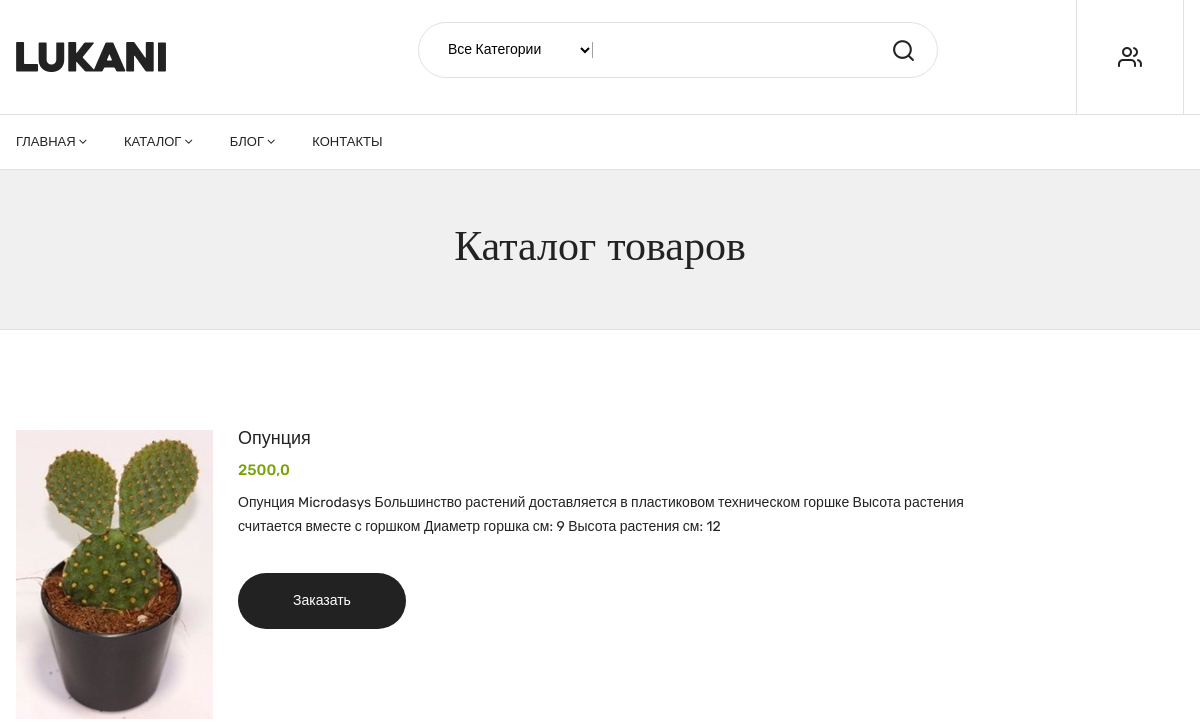
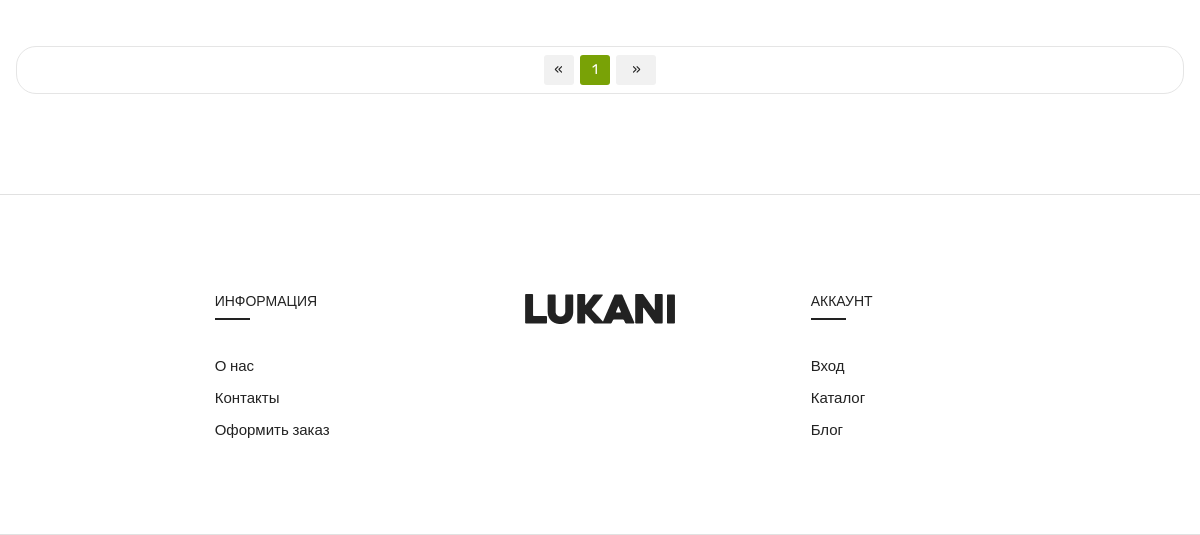
The app's page /catalog/, older data (2 pictures, top to bottom).
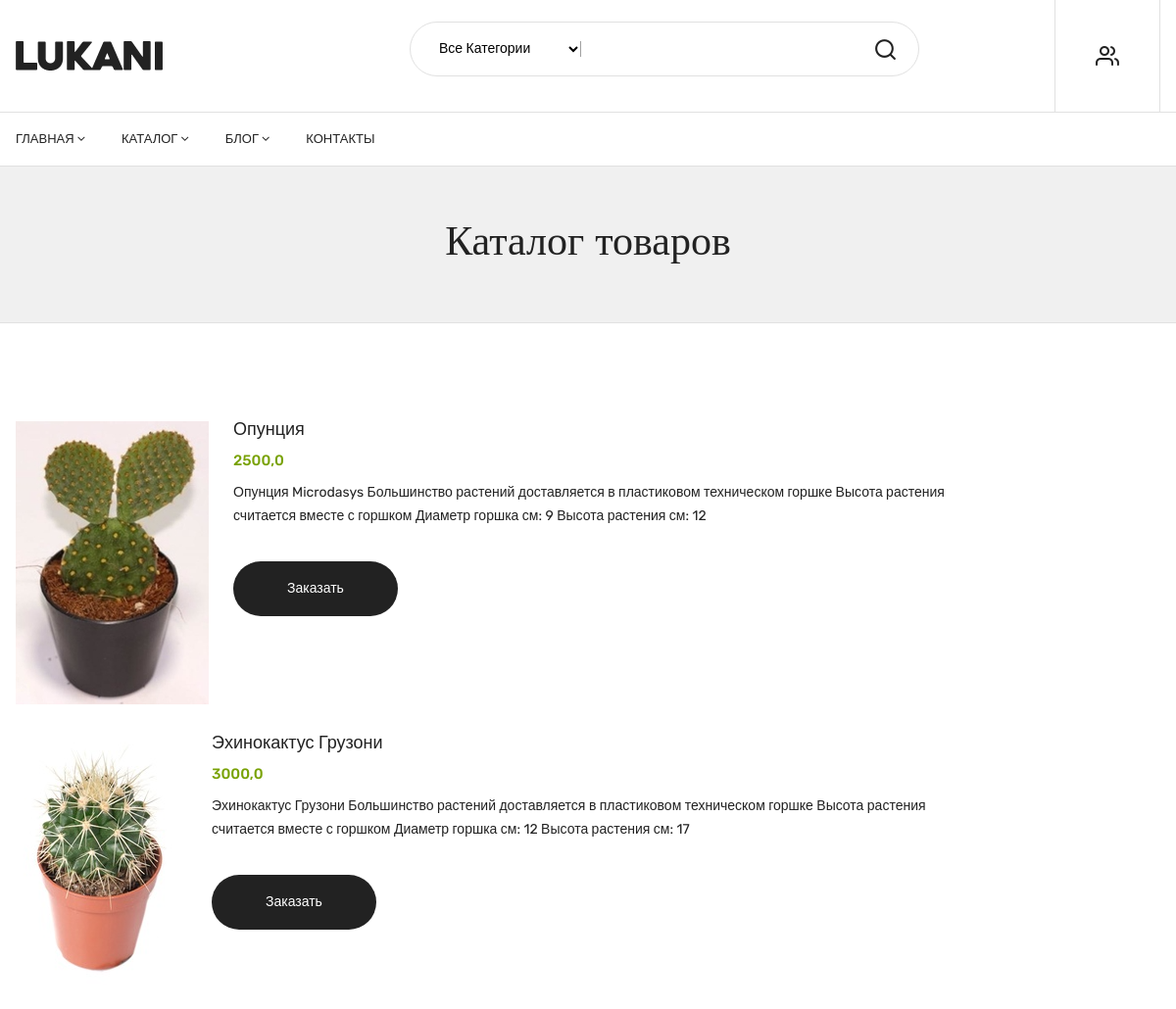
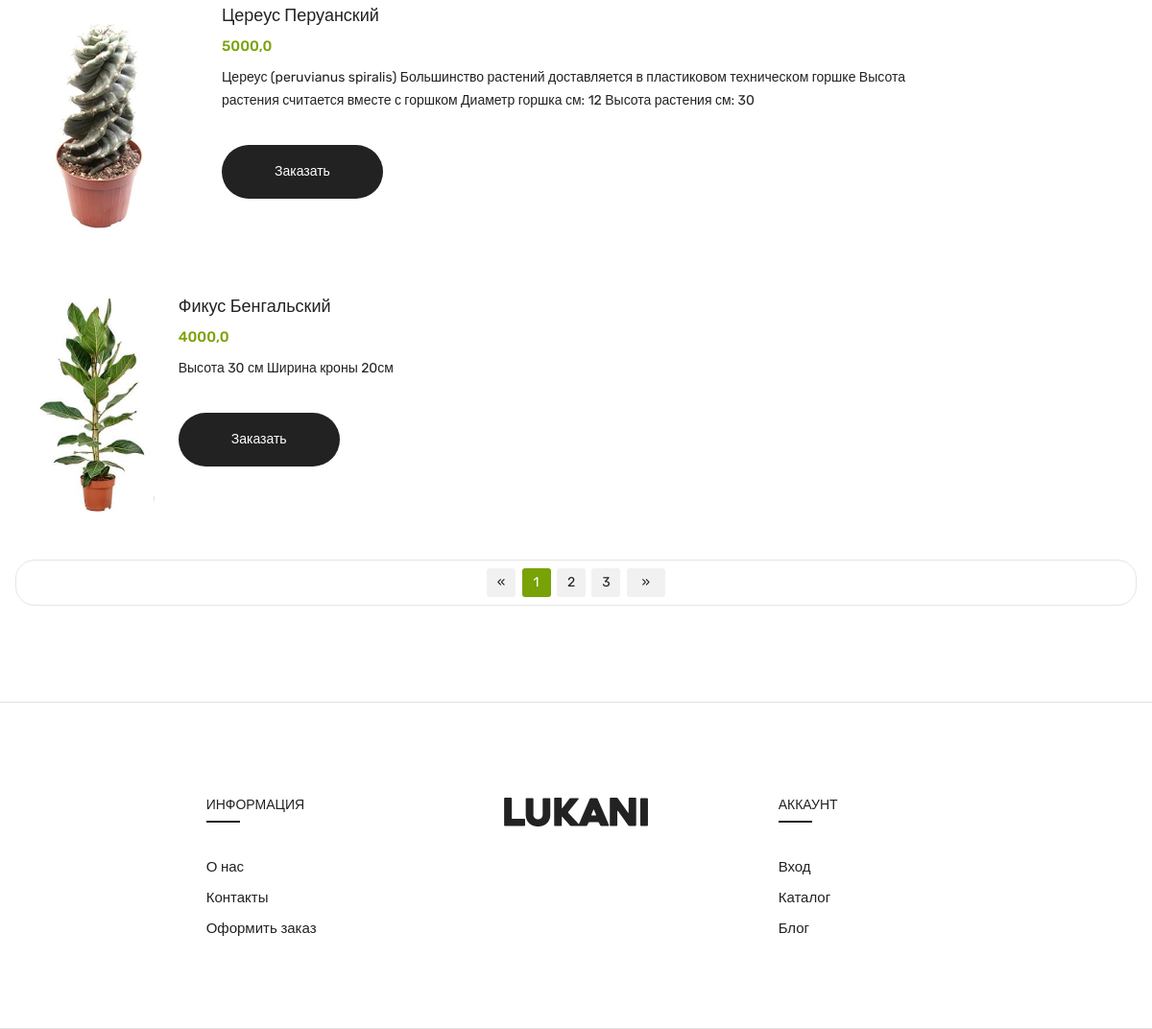
The same page, newer data (2 pictures, top to bottom).
### menu/models.py (models this page shows, shortened)
class MenuFlower(models.Model):
    name = models.CharField(max_length=200)
    description = models.TextField()
    description_detail = models.TextField(null=True,blank=True)
    price = models.FloatField()
    discount = models.FloatField()
    image = models.ImageField(null=True,blank=True,upload_to='projects/%Y/%m/%d/')
    category = models.ManyToManyField('FlowerCategory', blank=True)
    class Meta:
        verbose_name = "Каталог цветов"
        verbose_name_plural = "Каталог цветов"

### menu/views.py (the view)
# urls.py: path('catalog/', views.catalog, name='menu.catalog'),
def catalog(request):
    query = request.GET.get('q', '').strip()
    category_id = request.GET.get('category', '').strip()
    flowers = MenuFlower.objects.all()
    if query:
        flowers = flowers.filter(name__icontains=query)
    if category_id and category_id.isdigit():
        flowers = flowers.filter(category__id=category_id)
    page = request.GET.get('page')
    results = 4
    paginator = Paginator(flowers, results)
    try:
        flowers = paginator.page(page)
    except PageNotAnInteger:
        flowers = paginator.page(1)
    except EmptyPage:
        flowers = paginator.page(paginator.num_pages)
    current_page = flowers.number
    left_index = max(1, current_page - 3)
    right_index = min(paginator.num_pages + 1, current_page + 4)
    custom_range = range(left_index, right_index)
    context = {
        'flowers': flowers,
        'category': FlowerCategory.objects.all(),
        'custom_range': custom_range,
        'paginator': paginator,
        'query': query,
        'selected_category': int(category_id) if category_id.isdigit() else None,
    }
    return render(request, 'menu/shop-fullwidth-list.html', context)

### menu/templates/menu/shop-fullwidth-list.html (shortened to what this page needs)
{% extends 'menu/index.html' %}
{% load static %}
{% block content %}
            <div class="header_middle">
                <div class="container">
                    <div class="row align-items-center">
                        <div class="col-lg-3 col-md-3 col-4">
                            <div class="logo">
                                <a href="{% url 'menu.index' %}"><img src="{% static 'img/logo/logo.png' %}" alt=""></a>
                            </div>
                        </div>
                        <div class="col-lg-9 col-md-6 col-6">
                            <div class="header_right_info">
                                <div class="search_container">
                                    <form method="get" action="{% url 'menu.catalog' %}">
                                        <div class="hover_category">
                                            <select class="select_option" name="category" id="categori1">
                                                <option value="">Все Категории</option>
                                            </select>
                                        </div>
                                        <div class="search_box">
                                            <input name="q"  value="{{ query }}">
                                            <button type="submit"><i class="icon-search"></i></button>
                                        </div>
                                    </form>
                                </div>
                                <div class="header_account_area">
                                    <div class="header_account-list top_links">
                                        <a href="{%  url 'register' %}"><i class="icon-users"></i></a>
                                    </div>
                            </div>
                            </div>
                        </div>
                    </div>
                </div>
            </div>
            <div class="header_bottom sticky-header">
                <div class="container">
                    <div class="row align-items-center">
                        <div class="col-lg-6">
                            <div class="main_menu menu_position">
                                <nav>
                                    <ul>
                                        <li>
                                            <a href="{% url 'menu.index' %}">Главная<i class="fa fa-angle-down"></i></a>
                                        </li>
                                        <li class="mega_items">
                                            <a  href="{% url 'menu.catalog' %}">Каталог<i
                                                    class="fa fa-angle-down"></i>
                                            </a>
                                        </li>
                                        <li><a href="{%  url 'menu.posts' %}">Блог<i class="fa fa-angle-down"></i></a>
                                        </li>
                                        <li><a href="contact.html"> Контакты </a></li>
                                    </ul>
                                </nav>
                            </div>
                        </div>
                    </div>
                </div>
            </div>
    <div class="breadcrumbs_area">
        <div class="container">
            <div class="row">
                <div class="col-12">
                    <div class="breadcrumb_content">
                        <h3>Каталог товаров</h3>
                    </div>
                </div>
            </div>
        </div>
    </div>
    <div class="shop_area shop_fullwidth mt-100 mb-100">
        <div class="container">
            <div class="row">
                <div class="col-12">
                    <div class="row shop_wrapper grid_list">
                        <div class="col-12 ">
                            {% for flower in flowers %}
                            <article class="single_product">
                                <figure>
                                    <div class="product_thumb">
                                        {% if flower.image %}
                                        <a class="primary_img" href="{% url 'flower_details' pk=flower.pk %}">
                                            <img src="{{ flower.image.url }}" alt="">
                                        </a>
                                        {% else %}
                                            <img src="{% static 'img/no_img.png' %}" alt="Нет изображения">
                                        {% endif %}
                                    </div>
                                    <div class="product_content list_content">
                                        <h4 class="product_name"><a href="{% url 'flower_details' pk=flower.pk %}">{{ flower.name }}</a>
                                        </h4>
                                        <div class="price_box">
                                            <span class="current_price">{{ flower.price }}</span>
                                        </div>
                                        <div class="product_desc">
                                            <p>{{ flower.description }}</p>
                                        </div>
                                        <div class="action_links list_action_right">
                                            <ul>
                                                <li class="add_to_cart">
                                                    <a href="#"
                                                       class="open-order-modal"
                                                       data-flower-id="{{ flower.id }}"
                                                       data-flower-name="{{ flower.name }}"
                                                       title="Заказать">
                                                        Заказать
                                                    </a>
                                                </li>
                                            </ul>
                                        </div>
                                    </div>
                                </figure>
                            </article>
                            {% endfor %}
                        </div>
                    </div>
                    <div class="shop_toolbar t_bottom" style="border-radius:20px">
                        <div class="pagination">
                            <ul>
                                {% if flowers.has_previous %}
                                    <li class="prev">
                                        <a href="?{% for key, value in request.GET.items %}{% if key != 'page' %}{{ key }}={{ value }}&{% endif %}{% endfor %}page={{ flowers.previous_page_number }}">«</a>
                                    </li>
                                {% else %}
                                    <li class="prev disabled"><span>«</span></li>
                                {% endif %}
                                {% for page_num in custom_range %}
                                    {% if page_num == flowers.number %}
                                        <li class="current">{{ page_num }}</li>
                                    {% else %}
                                        <li>
                                            <a href="?{% for key, value in request.GET.items %}{% if key != 'page' %}{{ key }}={{ value }}&{% endif %}{% endfor %}page={{ page_num }}">{{ page_num }}</a>
                                        </li>
                                    {% endif %}
                                {% endfor %}
                                {% if flowers.has_next %}
                                    <li class="next">
                                        <a href="?{% for key, value in request.GET.items %}{% if key != 'page' %}{{ key }}={{ value }}&{% endif %}{% endfor %}page={{ flowers.next_page_number }}">»</a>
                                    </li>
                                {% else %}
                                    <li class="next disabled"><span>»</span></li>
                                {% endif %}
                            </ul>
                        </div>
                    </div>
                </div>
            </div>
        </div>
    </div>
{% endblock %}

### menu/templates/menu/index.html (shortened to what this page needs)
{% load static %}
<head>
    <link rel="stylesheet" href="{% static 'css/bootstrap.min.css' %}">
    <link rel="stylesheet" href="{% static 'css/order_form.css' %}">
    <link rel="stylesheet" href="{% static 'css/owl.carousel.min.css' %}">
    <link rel="stylesheet" href="{% static 'css/slick.css' %}">
    <link rel="stylesheet" href="{% static 'css/magnific-popup.css' %}">
    <link rel="stylesheet" href="{% static 'css/font.awesome.css' %}">
    <link rel="stylesheet" href="{% static 'css/animate.css' %}">
    <link rel="stylesheet" href="{% static 'css/jquery-ui.min.css' %}">
    <link rel="stylesheet" href="{% static 'css/slinky.menu.css' %}">
    <link rel="stylesheet" href="{% static 'css/plugins.css' %}">
    <link rel="stylesheet" href="{% static 'css/style.css' %}">
</head>
{% block content %}{% endblock %}
{% include 'menu/footer.html' %}

### menu/templates/menu/order_form.html (shortened to what this page needs)
{% load static %}

### menu/templates/menu/footer.html (shortened to what this page needs)
{% load static %}
{% block content %}
    <footer class="footer_widgets">
        <div class="footer_top">
            <div class="container">
                <div class="row">
                    <div class="col-lg-2 col-md-4 col-sm-6">
                    </div>
                    <div class="col-lg-2 col-md-3 col-sm-6">
                        <div class="widgets_container widget_menu">
                            <h3>Информация</h3>
                            <div class="footer_menu">
                                <ul>
                                    <li><a href="">О нас</a></li>
                                    <li><a href="contact.html">Контакты</a></li>
                                    <li><a href="{% url 'menu.catalog' %}">Оформить заказ</a></li>
                                </ul>
                            </div>
                        </div>
                    </div>
                    <div class="col-lg-4 col-md-5">
                        <div class="widgets_container widget_app">
                            <div class="footer_logo">
                                <a href="{% url 'menu.index' %}"><img src="{% static 'img/logo/logo.png' %}" alt=""></a>
                            </div>
                        </div>
                    </div>
                    <div class="col-lg-2 col-md-4 col-sm-6">
                        <div class="widgets_container widget_menu">
                            <h3>Аккаунт</h3>
                            <div class="footer_menu">
                                <ul>
                                    <li><a href="{%  url 'register' %}">Вход</a></li>
                                    <li><a href="{% url 'menu.catalog' %}">Каталог</a></li>
                                    <li><a href="{%  url 'menu.posts' %}">Блог</a></li>
                                </ul>
                            </div>
                        </div>
                    </div>
                    <div class="col-lg-2 col-md-4 col-sm-6">
                    </div>
                </div>
            </div>
        </div>
    </footer>
{% endblock %}

### static/css/plugins.css (style rules this page uses)
[class^="icon-"], [class*=" icon-"] { font-family: 'plaza-icon' !important; speak: none; font-style: normal; font-weight: normal; font-variant: normal; text-transform: none; line-height: 1; -webkit-font-smoothing: antialiased; -moz-osx-font-smoothing: grayscale; }
.icon-search:before { content: "\e9c1"; }
.icon-users:before { content: "\e9f6"; }

Row changes from the older to the newer data that the page shows:
added MenuFlower: image (picture), name "Эхинокактус Грузони", price "3000,0", description "Эхинокактус Грузони Большинство растений доставляется в пластиковом техническом горшке Высота растения считается вместе с горшком Диаметр горшка см: 12 Высота растения см: 17"
added MenuFlower: image (picture), name "Цереус Перуанский", price "5000,0", description "Цереус (peruvianus spiralis) Большинство растений доставляется в пластиковом техническом горшке Высота растения считается вместе с горшком Диаметр горшка см: 12 Высота растения см: 30"
added MenuFlower: image (picture), name "Фикус Бенгальский", price "4000,0", description "Высота 30 см Ширина кроны 20см"
Text that changed along with them:
new list line: "2"
new list line: "3"
